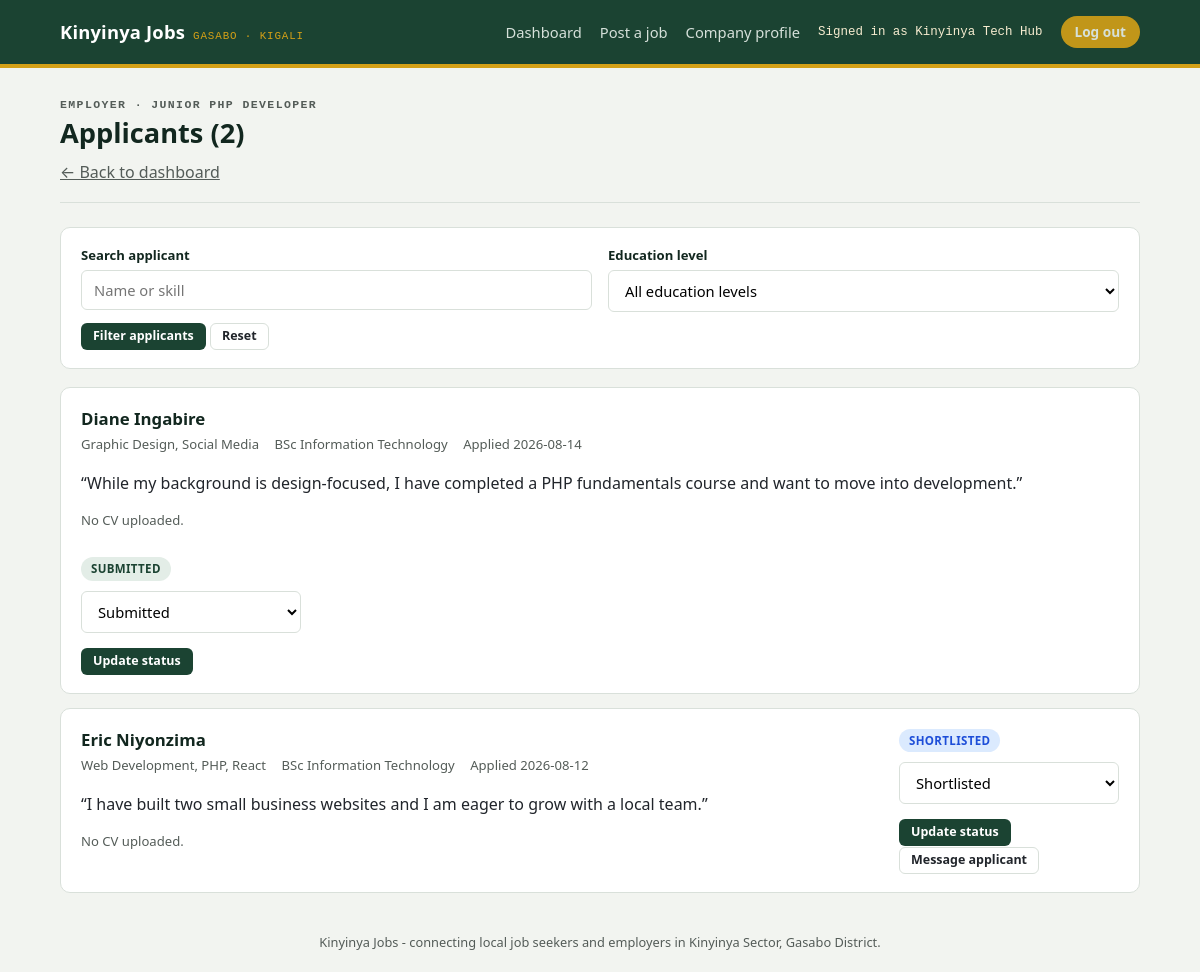
The app's page /employer/applicants.php?job_id=101 (signed in) with its own data.
### tables this page shows
CREATE TABLE IF NOT EXISTS employers (
  id        INT UNSIGNED AUTO_INCREMENT PRIMARY KEY,
  user_id   INT UNSIGNED NULL UNIQUE,
  name      VARCHAR(150) NOT NULL,
  industry  VARCHAR(150) NOT NULL,
  location  VARCHAR(150) NOT NULL,
  about     TEXT NULL,
  CONSTRAINT fk_employers_user FOREIGN KEY (user_id) REFERENCES users(id) ON DELETE CASCADE
);

CREATE TABLE IF NOT EXISTS jobs (
  id            INT UNSIGNED AUTO_INCREMENT PRIMARY KEY,
  employer_id   INT UNSIGNED NOT NULL,
  title         VARCHAR(150) NOT NULL,
  type          VARCHAR(50) NOT NULL DEFAULT 'Full-time',
  category      VARCHAR(100) NOT NULL DEFAULT 'General',
  description   TEXT NULL,
  requirements  TEXT NULL,
  salary_min    INT UNSIGNED NOT NULL DEFAULT 0,
  salary_max    INT UNSIGNED NOT NULL DEFAULT 0,
  deadline      DATE NOT NULL,
  posted        DATE NOT NULL,
  active        TINYINT(1) NOT NULL DEFAULT 1,
  status        ENUM('pending','approved','rejected') NOT NULL DEFAULT 'pending',
  views         INT UNSIGNED NOT NULL DEFAULT 0,
  CONSTRAINT fk_jobs_employer FOREIGN KEY (employer_id) REFERENCES employers(id) ON DELETE CASCADE,
  INDEX idx_jobs_status (status),
  INDEX idx_jobs_deadline (deadline)
);

CREATE TABLE IF NOT EXISTS applications (
  id            INT UNSIGNED AUTO_INCREMENT PRIMARY KEY,
  job_id        INT UNSIGNED NOT NULL,
  seeker_id     INT UNSIGNED NOT NULL,
  date          DATE NOT NULL,
  status        ENUM('submitted','under_review','shortlisted','hired','rejected') NOT NULL DEFAULT 'submitted',
  cover_letter  TEXT NULL,
  CONSTRAINT fk_applications_job FOREIGN KEY (job_id) REFERENCES jobs(id) ON DELETE CASCADE,
  CONSTRAINT fk_applications_seeker FOREIGN KEY (seeker_id) REFERENCES seekers(id) ON DELETE CASCADE,
  UNIQUE KEY uniq_application (job_id, seeker_id)
);

CREATE TABLE IF NOT EXISTS seekers (
  id         INT UNSIGNED AUTO_INCREMENT PRIMARY KEY,
  user_id    INT UNSIGNED NULL UNIQUE,
  name       VARCHAR(150) NOT NULL,
  skills     VARCHAR(255) NOT NULL,
  education  VARCHAR(150) NOT NULL,
  location   VARCHAR(150) NOT NULL,
  resume_url VARCHAR(255) NULL,
  CONSTRAINT fk_seekers_user FOREIGN KEY (user_id) REFERENCES users(id) ON DELETE CASCADE
);

### includes/config.php (called while the page is built, shortened)
<?php
function kj_url(string $path = ''): string {
    $documentRoot = isset($_SERVER['DOCUMENT_ROOT']) ? realpath($_SERVER['DOCUMENT_ROOT']) : false;
    $projectRoot = realpath(dirname(__DIR__));
    $base = '';
    if ($documentRoot && $projectRoot) {
        $doc = str_replace('\\', '/', rtrim($documentRoot, '/\\'));
        $project = str_replace('\\', '/', rtrim($projectRoot, '/\\'));
        if (stripos($project, $doc) === 0) $base = substr($project, strlen($doc));
    }
    return rtrim($base, '/') . '/' . ltrim($path, '/');
}

### includes/db.php (called while the page is built)
<?php
require_once __DIR__ . '/config.php';
function kj_db(): PDO {
    static $pdo = null;
    if ($pdo === null) {
        $dsn = 'mysql:host=' . DB_HOST . ';port=' . DB_PORT . ';dbname=' . DB_NAME . ';charset=utf8mb4';
        try {
            $pdo = new PDO($dsn, DB_USER, DB_PASS, [
                PDO::ATTR_ERRMODE            => PDO::ERRMODE_EXCEPTION,
                PDO::ATTR_DEFAULT_FETCH_MODE => PDO::FETCH_ASSOC,
                PDO::ATTR_EMULATE_PREPARES   => false,
            ]);
        } catch (PDOException $e) {
            http_response_code(500);
            die(
                '<h1>Database connection failed</h1>' .
                '<p>Could not connect to MySQL database <code>' . htmlspecialchars(DB_NAME) . '</code> ' .
                'on <code>' . htmlspecialchars(DB_HOST) . ':' . htmlspecialchars(DB_PORT) . '</code>.</p>' .
                '<p>Confirm MySQL is running, then use the one-time setup page to configure and import the database.</p>' .
                '<p><a href="' . htmlspecialchars(kj_url('setup.php')) . '">Open database setup</a></p>'
            );
        }
    }
    return $pdo;
}
function kj_index_by_id(array $rows): array {
    $out = [];
    foreach ($rows as $row) { $out[$row['id']] = $row; }
    return $out;
}

### includes/data.php (called while the page is built, shortened)
<?php
require_once __DIR__ . '/db.php';
function kj_job($id) {
    $stmt = kj_db()->prepare('SELECT * FROM jobs WHERE id = ?');
    $stmt->execute([(int) $id]);
    $row = $stmt->fetch();
    return $row ?: null;
}
function kj_employer($id) {
    $stmt = kj_db()->prepare('SELECT * FROM employers WHERE id = ?');
    $stmt->execute([(int) $id]);
    return $stmt->fetch() ?: null;
}
function kj_seeker($id) {
    $stmt = kj_db()->prepare('SELECT * FROM seekers WHERE id = ?');
    $stmt->execute([(int) $id]);
    return $stmt->fetch() ?: null;
}
function kj_applications_for_job($job_id): array {
    $stmt = kj_db()->prepare('SELECT * FROM applications WHERE job_id = ? ORDER BY date DESC, id DESC');
    $stmt->execute([(int) $job_id]);
    return kj_index_by_id($stmt->fetchAll());
}
function kj_status_label($status) {
    $labels = [
        'submitted' => 'Submitted', 'under_review' => 'Under review',
        'shortlisted' => 'Shortlisted', 'rejected' => 'Not selected', 'hired' => 'Hired',
    ];
    return $labels[$status] ?? ucfirst($status);
}
function kj_current_user() {
    if ($_SESSION['role'] === 'employer') return kj_employer($_SESSION['user_id']);
    return null;
}

### employer/applicants.php (the view, shortened to what this page needs)
<?php
require_once __DIR__ . '/../includes/data.php';
$jobId = (int) ($_GET['job_id'] ?? 0);
$job = kj_job($jobId);
$apps = kj_applications_for_job($jobId);
usort($apps, fn($a, $b) => strcmp($b['date'], $a['date']));
$keyword = trim($_GET['q'] ?? '');
$education = $_GET['education'] ?? '';
$apps = array_filter($apps, function ($app) use ($keyword, $education) {
    $profile = kj_seeker($app['seeker_id']);
    if (!$profile) return false;
    if ($education !== '' && $profile['education'] !== $education) return false;
    if ($keyword !== '' && stripos($profile['name'] . ' ' . $profile['skills'] . ' ' . $profile['education'], $keyword) === false) return false;
    return true;
});
$statuses = ['submitted', 'under_review', 'shortlisted', 'hired', 'rejected'];
require __DIR__ . '/../includes/header.php';
?>
<section class="pagehead">
  <p class="eyebrow">Employer · <?= htmlspecialchars($job['title']) ?></p>
  <h1>Applicants (<?= count($apps) ?>)</h1>
  <p><a href="dashboard.php">&larr; Back to dashboard</a></p>
</section>
<form method="get" class="card compact-filter">
  <div class="grid-2">
    <div class="field"><label for="q">Search applicant</label><input id="q" name="q" value="<?= htmlspecialchars($keyword) ?>" placeholder="Name or skill"></div>
    <div class="field"><label for="education">Education level</label><select id="education" name="education"><option value="">All education levels</option></select></div>
  </div>
  <button class="btn btn-primary btn-sm" type="submit">Filter applicants</button>
  <a class="btn btn-ghost btn-sm" href="applicants.php?job_id=<?= $jobId ?>">Reset</a>
</form>
<?php foreach ($apps as $a): $seeker = kj_seeker($a['seeker_id']); ?>
  <div class="card">
    <div style="display:flex; justify-content:space-between; flex-wrap:wrap; gap:12px;">
      <div>
        <h3><?= htmlspecialchars($seeker['name']) ?></h3>
        <div class="meta">
          <span><?= htmlspecialchars($seeker['skills']) ?></span>
          <span><?= htmlspecialchars($seeker['education']) ?></span>
          <span>Applied <?= htmlspecialchars($a['date']) ?></span>
        </div>
        <p>“<?= htmlspecialchars($a['cover_letter']) ?>”</p>
        <?php if (!empty($seeker['resume_url'])): ?>
          <p><a class="btn btn-ghost btn-sm" href="<?= htmlspecialchars(kj_url($seeker['resume_url'])) ?>" target="_blank" rel="noopener">View CV</a></p>
        <?php else: ?>
          <p style="color:var(--ink-soft); font-size:.82rem;">No CV uploaded.</p>
        <?php endif; ?>
      </div>
      <div style="min-width:220px;">
        <span class="badge <?= $a['status'] ?>"><?= kj_status_label($a['status']) ?></span>
        <form method="post" style="margin-top:10px;">
          <div class="field">
            <select name="status">
              <?php foreach ($statuses as $s): ?>
                <option value="<?= $s ?>" <?= $s === $a['status'] ? 'selected' : '' ?>><?= kj_status_label($s) ?></option>
              <?php endforeach; ?>
            </select>
          </div>
          <button class="btn btn-primary btn-sm" type="submit">Update status</button>
        </form>
        <?php if (in_array($a['status'], ['shortlisted', 'hired'], true)): ?>
          <a class="btn btn-ghost btn-sm" href="<?= kj_url('messages.php?application_id=' . $a['id']) ?>">Message applicant</a>
        <?php endif; ?>
      </div>
    </div>
  </div>
<?php endforeach; ?>
<?php require __DIR__ . '/../includes/footer.php'; ?>

### includes/header.php (shortened to what this page needs)
<?php
$role = $_SESSION['role'] ?? null;
$user = kj_current_user();
function kj_base($path) {
    return kj_url($path);
}
?>
<!doctype html>
<html lang="en">
<head>
<link rel="stylesheet" href="<?= kj_base('assets/style.css') ?>">
</head>
<body>
<header class="topbar">
  <div class="wrap">
    <a class="brand" href="<?= kj_base('index.php') ?>">Kinyinya Jobs <small>Gasabo · Kigali</small></a>
    <nav class="topnav">
      <?php if ($role === 'seeker'): ?>
        <a href="<?= kj_base('seeker/dashboard.php') ?>">My applications</a>
        <a href="<?= kj_base('seeker/jobs.php') ?>">Browse jobs</a>
        <a href="<?= kj_base('seeker/profile.php') ?>">My profile</a>
        <span class="who">Signed in as <?= htmlspecialchars($user['name']) ?></span>
        <a class="pill" href="<?= kj_base('logout.php') ?>">Log out</a>
      <?php elseif ($role === 'employer'): ?>
        <a href="<?= kj_base('employer/dashboard.php') ?>">Dashboard</a>
        <a href="<?= kj_base('employer/post-job.php') ?>">Post a job</a>
        <a href="<?= kj_base('employer/profile.php') ?>">Company profile</a>
        <span class="who">Signed in as <?= htmlspecialchars($user['name']) ?></span>
        <a class="pill" href="<?= kj_base('logout.php') ?>">Log out</a>
      <?php elseif ($role === 'admin'): ?>
        <a href="<?= kj_base('admin/dashboard.php') ?>">Overview</a>
        <span class="who">Platform Admin</span>
        <a class="pill" href="<?= kj_base('logout.php') ?>">Log out</a>
      <?php else: ?>
        <a href="<?= kj_base('index.php') ?>#login">Log in</a>
        <a class="pill" href="<?= kj_base('register.php') ?>">Create account</a>
      <?php endif; ?>
    </nav>
  </div>
</header>
<main class="wrap">

### assets/style.css (style rules this page uses)
:root { --green-900: #12271f; --green-700: #1b4332; --green-500: #2d6a4f; --green-100: #e3ede7; --ochre-600: #b8860b; --ochre-400: #d4a017; --ochre-100: #f7ecd0; --brick-600: #a13d2d; --brick-100: #f4e0da; --ink: #21252b; --ink-soft: #545c58; --paper: #f2f4f0; --card: #ffffff; --line: #d9e0da; --radius: 10px; --font-display: "Segoe UI", "Helvetica Neue", Arial, sans-serif; --font-body: "Segoe UI", system-ui, -apple-system, Arial, sans-serif; --font-mono: "Consolas", "SFMono-Regular", Menlo, monospace; }
* { box-sizing: border-box; }
body { margin: 0; background: var(--paper); color: var(--ink); font-family: var(--font-body); line-height: 1.5; }
a { color: inherit; }
.wrap { max-width: 1120px; margin: 0 auto; padding: 0 20px; }
.topbar { background: var(--green-700); color: #fff; border-bottom: 4px solid var(--ochre-400); }
.topbar .wrap { display: flex; align-items: center; justify-content: space-between; min-height: 64px; flex-wrap: wrap; gap: 10px; }
.brand { display: flex; align-items: baseline; gap: 8px; font-family: var(--font-display); font-weight: 800; font-size: 1.15rem; letter-spacing: 0.01em; text-decoration: none; color: #fff; }
.brand small { font-family: var(--font-mono); font-weight: 400; font-size: 0.68rem; color: var(--ochre-400); letter-spacing: 0.08em; text-transform: uppercase; }
.topnav { display: flex; align-items: center; gap: 18px; font-size: 0.92rem; }
.topnav a { text-decoration: none; color: #eaf1ec; opacity: 0.9; }
.pill { background: var(--ochre-400); color: var(--green-900); font-weight: 700; padding: 6px 14px; border-radius: 999px; font-size: 0.85rem; text-decoration: none; }
.who { font-family: var(--font-mono); font-size: 0.78rem; color: var(--ochre-100); }
.pagehead { padding: 28px 0 18px; border-bottom: 1px solid var(--line); margin-bottom: 24px; }
.eyebrow { font-family: var(--font-mono); text-transform: uppercase; letter-spacing: 0.12em; font-size: 0.72rem; color: var(--green-500); font-weight: 700; margin: 0 0 6px; }
.pagehead h1 { font-family: var(--font-display); font-size: 1.7rem; margin: 0 0 6px; color: var(--green-900); }
.pagehead p { margin: 0; color: var(--ink-soft); max-width: 60ch; }
.card { background: var(--card); border: 1px solid var(--line); border-radius: var(--radius); padding: 18px 20px; margin-bottom: 14px; }
.card h3 { margin: 0 0 4px; font-family: var(--font-display); font-size: 1.05rem; color: var(--green-900); }
.card .meta { font-size: 0.82rem; color: var(--ink-soft); margin-bottom: 8px; }
.card .meta span { margin-right: 12px; }
.badge { display: inline-block; font-size: 0.72rem; font-weight: 700; padding: 3px 10px; border-radius: 999px; text-transform: uppercase; letter-spacing: 0.03em; }
.badge.submitted { background: var(--green-100); color: var(--green-700); }
.badge.shortlisted { background: #dbeafe; color: #1d4ed8; }
.btn { display: inline-block; font-family: var(--font-body); font-weight: 600; font-size: 0.86rem; padding: 8px 16px; border-radius: 6px; border: 1px solid transparent; cursor: pointer; text-decoration: none; line-height: 1.2; }
.btn-primary { background: var(--green-700); color: #fff; }
.btn-ghost { background: transparent; border-color: var(--line); color: var(--ink); }
.btn-sm { padding: 5px 11px; font-size: 0.78rem; }
.field { margin-bottom: 14px; }
.field label { display: block; font-size: 0.82rem; font-weight: 600; margin-bottom: 4px; color: var(--green-900); }
.field input, .field select, .field textarea { width: 100%; padding: 9px 12px; border: 1px solid var(--line); border-radius: 6px; font-family: var(--font-body); font-size: 0.92rem; background: #fff; }
.grid-2 { display: grid; grid-template-columns: 1fr 1fr; gap: 16px; }
.compact-filter { margin-bottom: 18px; }
.compact-filter .field { margin-bottom: 10px; }

### records on screen
employers: name "Kinyinya Tech Hub"
jobs: title "JUNIOR PHP DEVELOPER"
applications: seeker.name "Diane Ingabire", seeker.skills "Graphic Design, Social Media", seeker.education "BSc Information Technology", date "2026-08-14", cover_letter "While my background is design-focused, I have completed a PHP fundamentals course and want to move into development.", status "SUBMITTED"
applications: seeker.name "Eric Niyonzima", seeker.skills "Web Development, PHP, React", seeker.education "BSc Information Technology", date "2026-08-12", cover_letter "I have built two small business websites and I am eager to grow with a local team.", status "SHORTLISTED"

### other values on screen
count($apps) "2"
form field status "Submitted"
form field status "Shortlisted"
